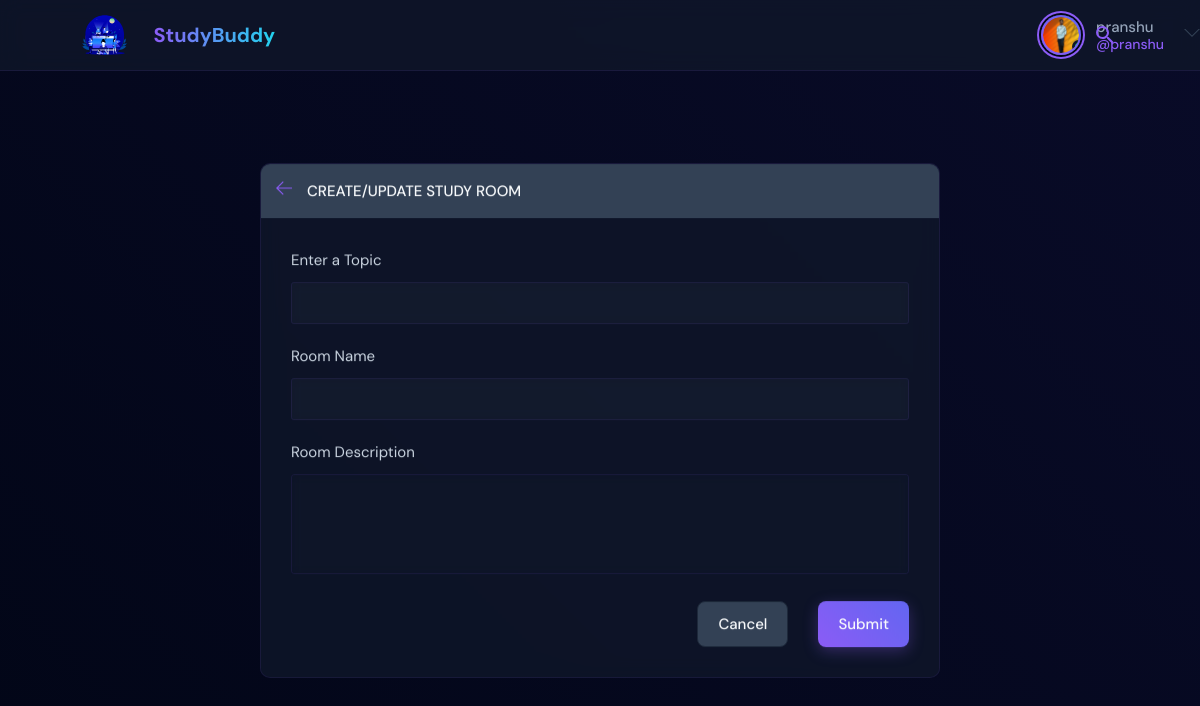
Screenshot of /create-room/ (signed in) with the database file from the repository.
### base/models.py (models this page shows)
class User(AbstractUser):
    name = models.CharField(max_length=200, null=True)
    email = models.EmailField(unique=True, null=True)
    bio = models.TextField(null=True)
    avatar = models.ImageField(null=True, default="avatar.svg")
    USERNAME_FIELD = 'email'
    REQUIRED_FIELDS = []

### base/views.py (the view, shortened to what this page needs)
# urls.py: path('create-room/', views.createRoom, name="create-room"),
@login_required(login_url='login')
def createRoom(request):
    form = RoomForm()
    topics = Topic.objects.all()
    context = {'form': form, 'topics': topics}
    return render(request, 'base/room_form.html', context)

### base/forms.py
class RoomForm(ModelForm):
    class Meta:
        model = Room
        fields = '__all__'
        exclude = ['host', 'participants']

### base/templates/base/room_form.html (shortened to what this page needs)
{% extends 'main.html' %}
{% block content %}
<main class="create-room layout">
  <div class="container">
    <div class="layout__box">
      <div class="layout__boxHeader">
        <div class="layout__boxTitle">
          <a href="{{request.META.HTTP_REFERER}}">
            <svg version="1.1" xmlns="http://www.w3.org/2000/svg" width="32" height="32" viewBox="0 0 32 32">
              <title>arrow-left</title>
              <path
                d="M13.723 2.286l-13.723 13.714 13.719 13.714 1.616-1.611-10.96-10.96h27.625v-2.286h-27.625l10.965-10.965-1.616-1.607z">
              </path>
            </svg>
          </a>
          <h3>Create/Update Study Room</h3>
        </div>
      </div>
      <div class="layout__body">
        <form class="form" action="" method="POST">
          <div class="form__group">
            <label for="room_topic">Enter a Topic</label>
            <input required type="text" value="{{room.topic.name}}" name="topic" list="topic-list" />
          </div>
          <div class="form__group">
            <label for="room_name">Room Name</label>
            {{form.name}}
          </div>
          <div class="form__group">
            <label for="room_description">Room Description</label>
            {{form.description}}
          </div>
          <div class="form__action">
            <a class="btn btn--dark" href="{{request.META.HTTP_REFERER}}">Cancel</a>
            <button class="btn btn--main" type="submit">Submit</button>
          </div>
        </form>
      </div>
    </div>
  </div>
</main>
{% endblock content %}

### templates/navbar.html (shortened to what this page needs)
{% load static %}
<header class="header header--loggedIn">
    <div class="container">
        <a href="{% url 'home' %}" class="header__logo">
            <img src="{% static 'images/logo.svg' %}" />
            <h1>StudyBuddy</h1>
        </a>
        <form class="animated-search" method="GET" action="{% url 'home' %}">
            <div class="search-container">
            </div>
        </form>
        <nav class="header__menu">
            {% if request.user.is_authenticated %}
            <div class="header__user">
                <a href="{% url 'update-user' %}">
                    <div class="avatar avatar--medium active">
                        <img src="{{request.user.avatar.url}}" />
                    </div>
                    <p>{{request.user.username}} <span>@{{request.user.username}}</span></p>
                </a>
                <button class="dropdown-button">
                    <svg version="1.1" xmlns="http://www.w3.org/2000/svg" width="32" height="32" viewBox="0 0 32 32">
                        <title>chevron-down</title>
                        <path d="M16 21l-13-13h-3l16 16 16-16h-3l-13 13z"></path>
                    </svg>
                </button>
            </div>
            {% else %}
            <a href="{% url 'login' %}">
                <img src="{% static 'images/avatar.svg' %}" />
                <p>Login</p>
            </a>
            {% endif %}
        </nav>
    </div>
</header>

### rows the page displays
User: user.avatar (picture), user.username "pranshu"
